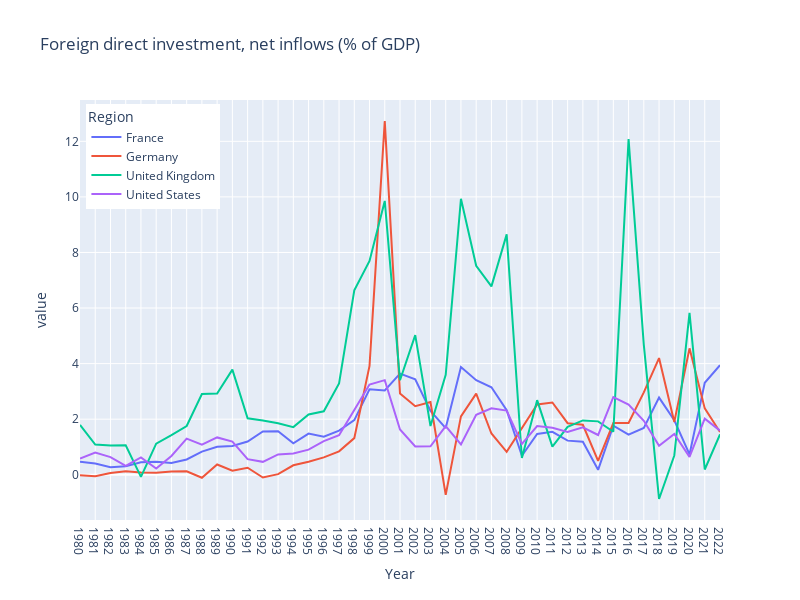

Source (notebook cell):
### Code cell
import requests
import pandas as pd
import plotly.express as px

# Set the API endpoint and parameters
base_url = "http://api.worldbank.org/v2/country/all/indicator/BX.KLT.DINV.WD.GD.ZS"
params = {
    "format": "json",  # JSON format
    "per_page": 30000,  # High limit to get all data at once
    "date": "1980:2022"  # Date range from 2000 to 2022
}

# Make the request to the World Bank API
response = requests.get(base_url, params=params)

# Check if the request was successful
if response.status_code == 200:
    # The response comes in two parts: metadata and data
    data = response.json()[1]  # Extract only the data part

    df = pd.DataFrame([[i['date'],i['country']['value'],i['value']] for i in data],
             columns=['Year','Country','FDI'])#.groupby(['Year','Country']).sum().unstack()

    df_screened = df[df['Country'].isin(['United Kingdom', 'United States','France','Germany'])].groupby(['Year','Country']).sum().unstack().FDI

else:
    print("Failed to retrieve data:", response.status_code)


fig = px.line(df_screened,
              labels={'index':'Year'},
              width=800, height=600,
              title=data[0]['indicator']['value'])

fig.update_layout(legend=dict(
    title='Region',
    yanchor="top",
    y=0.99,
    xanchor="left",
    x=0.01
))

fig.show()

### Figure 1 — Plotly figure (JSON) as saved in the notebook; plotly's stock layout.template omitted (floating-point values rounded to 4 significant figures)
{"data": [{"hovertemplate": "Country=France<br>Year=%{x}<br>value=%{y}<extra></extra>", "legendgroup": "France", "line": {"color": "#636efa", "dash": "solid"}, "marker": {"symbol": "circle"}, "mode": "lines", "name": "France", "orientation": "v", "showlegend": true, "type": "scatter", "x": ["1980", "1981", "1982", "1983", "1984", "1985", "1986", "1987", "1988", "1989", "1990", "1991", "1992", "1993", "1994", "1995", "1996", "1997", "1998", "1999", "2000", "2001", "2002", "2003", "2004", "2005", "2006", "2007", "2008", "2009", "2010", "2011", "2012", "2013", "2014", "2015", "2016", "2017", "2018", "2019", "2020", "2021", "2022"], "xaxis": "x", "y": [0.4681, 0.4012, 0.271, 0.3082, 0.4519, 0.4692, 0.422, 0.5502, 0.8333, 1.005, 1.039, 1.194, 1.558, 1.569, 1.133, 1.483, 1.368, 1.586, 1.964, 3.079, 3.031, 3.64, 3.433, 2.296, 1.68, 3.875, 3.403, 3.149, 2.32, 0.6821, 1.47, 1.543, 1.228, 1.19, 0.1773, 1.768, 1.441, 1.685, 2.777, 1.96, 0.7316, 3.312, 3.943], "yaxis": "y"}, {"hovertemplate": "Country=Germany<br>Year=%{x}<br>value=%{y}<extra></extra>", "legendgroup": "Germany", "line": {"color": "#EF553B", "dash": "solid"}, "marker": {"symbol": "circle"}, "mode": "lines", "name": "Germany", "orientation": "v", "showlegend": true, "type": "scatter", "x": ["1980", "1981", "1982", "1983", "1984", "1985", "1986", "1987", "1988", "1989", "1990", "1991", "1992", "1993", "1994", "1995", "1996", "1997", "1998", "1999", "2000", "2001", "2002", "2003", "2004", "2005", "2006", "2007", "2008", "2009", "2010", "2011", "2012", "2013", "2014", "2015", "2016", "2017", "2018", "2019", "2020", "2021", "2022"], "xaxis": "x", "y": [-0.01963, -0.05195, 0.0603, 0.1295, 0.08146, 0.0725, 0.1139, 0.1248, -0.1077, 0.3698, 0.1443, 0.2537, -0.1003, 0.02316, 0.3409, 0.4657, 0.6244, 0.8426, 1.319, 3.92, 12.73, 2.927, 2.467, 2.614, -0.7252, 2.102, 2.92, 1.484, 0.8265, 1.662, 2.531, 2.601, 1.855, 1.8, 0.5022, 1.861, 1.866, 2.966, 4.2, 1.902, 4.549, 2.388, 1.537], "yaxis": "y"}, {"hovertemplate": "Country=United Kingdom<br>Year=%{x}<br>value=%{y}<extra></extra>", "legendgroup": "United Kingdom", "line": {"color": "#00cc96", "dash": "solid"}, "marker": {"symbol": "circle"}, "mode": "lines", "name": "United Kingdom", "orientation": "v", "showlegend": true, "type": "scatter", "x": ["1980", "1981", "1982", "1983", "1984", "1985", "1986", "1987", "1988", "1989", "1990", "1991", "1992", "1993", "1994", "1995", "1996", "1997", "1998", "1999", "2000", "2001", "2002", "2003", "2004", "2005", "2006", "2007", "2008", "2009", "2010", "2011", "2012", "2013", "2014", "2015", "2016", "2017", "2018", "2019", "2020", "2021", "2022"], "xaxis": "x", "y": [1.792, 1.087, 1.051, 1.058, -0.07526, 1.119, 1.425, 1.755, 2.904, 2.925, 3.784, 2.034, 1.951, 1.855, 1.715, 2.167, 2.283, 3.287, 6.641, 7.696, 9.855, 3.4, 5.027, 1.753, 3.595, 9.935, 7.519, 6.779, 8.652, 0.6029, 2.685, 1.014, 1.727, 1.956, 1.922, 1.548, 12.08, 4.677, -0.8726, 0.6941, 5.826, 0.1885, 1.454], "yaxis": "y"}, {"hovertemplate": "Country=United States<br>Year=%{x}<br>value=%{y}<extra></extra>", "legendgroup": "United States", "line": {"color": "#ab63fa", "dash": "solid"}, "marker": {"symbol": "circle"}, "mode": "lines", "name": "United States", "orientation": "v", "showlegend": true, "type": "scatter", "x": ["1980", "1981", "1982", "1983", "1984", "1985", "1986", "1987", "1988", "1989", "1990", "1991", "1992", "1993", "1994", "1995", "1996", "1997", "1998", "1999", "2000", "2001", "2002", "2003", "2004", "2005", "2006", "2007", "2008", "2009", "2010", "2011", "2012", "2013", "2014", "2015", "2016", "2017", "2018", "2019", "2020", "2021", "2022"], "xaxis": "x", "y": [0.5859, 0.8007, 0.6349, 0.3165, 0.6249, 0.2219, 0.6757, 1.302, 1.087, 1.343, 1.195, 0.561, 0.4649, 0.7324, 0.7676, 0.9042, 1.21, 1.424, 2.33, 3.244, 3.406, 1.63, 1.016, 1.022, 1.749, 1.092, 2.16, 2.395, 2.309, 1.113, 1.755, 1.689, 1.54, 1.707, 1.43, 2.795, 2.523, 1.942, 1.039, 1.468, 0.6428, 2.017, 1.589], "yaxis": "y"}], "layout": {"height": 600, "legend": {"title": {"text": "Region"}, "tracegroupgap": 0, "x": 0.01, "xanchor": "left", "y": 0.99, "yanchor": "top"}, "title": {"text": "Foreign direct investment, net inflows (% of GDP)"}, "width": 800, "xaxis": {"anchor": "y", "domain": [0, 1], "title": {"text": "Year"}}, "yaxis": {"anchor": "x", "domain": [0, 1], "title": {"text": "value"}}}}
